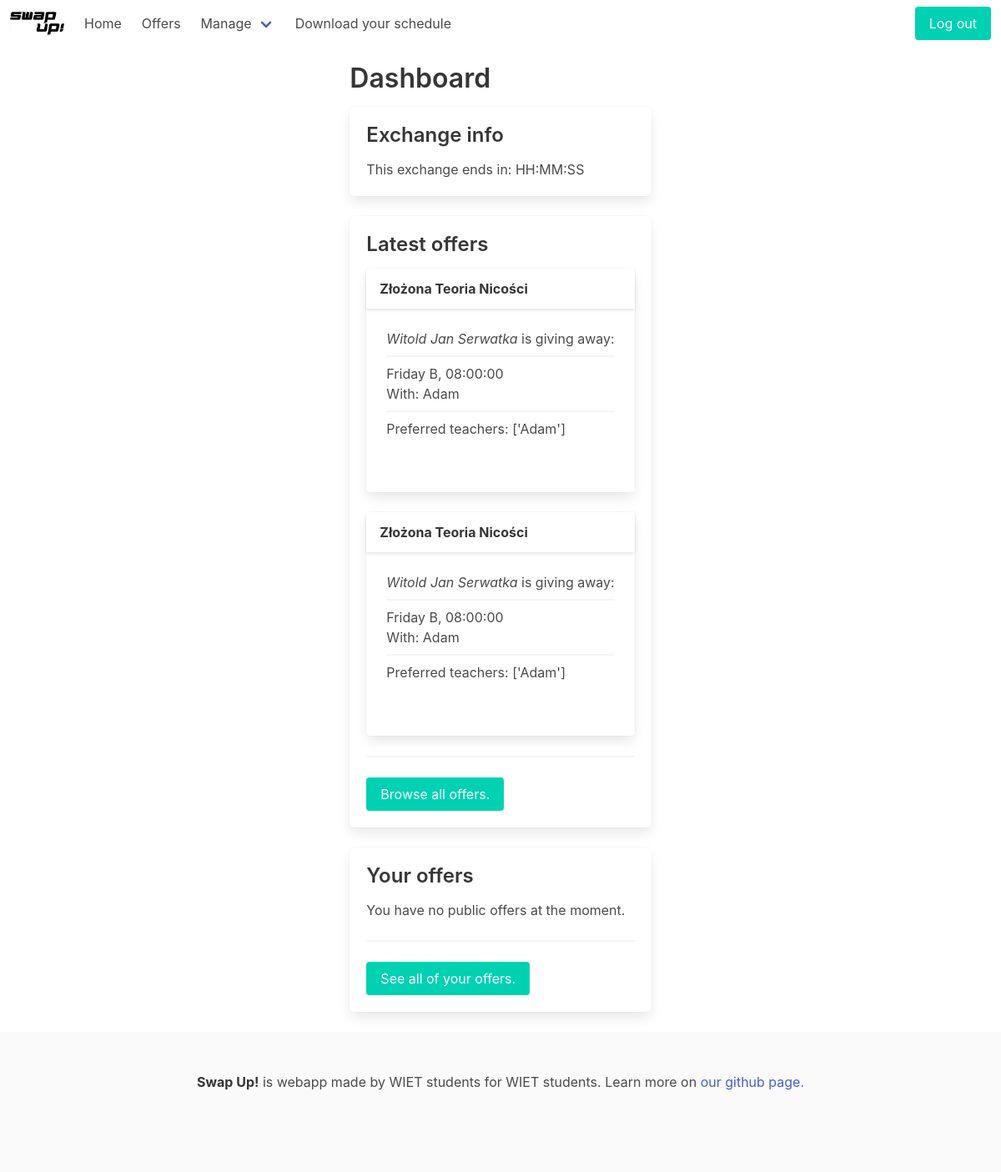
/exchange/ (signed in), run on the app's committed database.
### exchange/models.py (models this page shows, shortened)
class Subject(models.Model):
    subject_name = models.CharField(max_length=30, null=True)
    category = models.CharField(max_length=30, null=True)
    path = models.CharField(max_length=30, choices=PATHS, null=True)
    semester = models.IntegerField(choices=Semester.choices, null=True)
    mandatory = models.BooleanField(null=True)

class Teacher(models.Model):
    TITLES = [
        ('inż.', 'inżynier'),
        ('mgr. inż.', 'magister inżynier'),
        ('dr.', 'doktor'),
        ('dr. inż.', 'doktor inżynier')
    ]
    name = models.CharField(max_length=60, null=True)
    title = models.CharField(max_length=30, choices=TITLES, null=True)

### exchange/views.py (the view)
# urls.py: path('', views.dashboard, name='dashboard'),
@login_required()
def dashboard(request):
    try:
        latest_offers = Offer.objects.all().exclude(student=request.user.student)
        if len(latest_offers) > 3:
            latest_offers = latest_offers[:3]
        user_offers = Offer.objects.all().filter(student=request.user.student)
        if len(user_offers) > 3:
            user_offers = user_offers[:3]
        l_offers = [o.dictionary() for o in latest_offers]
        u_offers = [o.dictionary() for o in user_offers]
    except:
        l_offers = []
        u_offers = []
    finally:
            return render(request, 'exchange/dashboard.html', {"l_offers": l_offers, "u_offers": u_offers})

### exchange/templates/exchange/dashboard.html (shortened to what this page needs)
{% extends 'base.html' %}
{% block content %}
<div class="container content">
    <h1 class="hero">Dashboard</h1>
    <section class="box">
        <h3 class="hero">Exchange info</h3>
        <p>This exchange ends in: HH:MM:SS</p>
    </section>
    <section class="box">
        <h3 class="hero">Latest offers</h3>
        <div class="is-flex-direction-row">
            {% if l_offers %}
                {% for offer in l_offers %}
                <div class="card block">
                    <header class="card-header">
                    <p class="card-header-title">
                        {{ offer.subject }}
                    </p>
                    </header>
                    <div class="card-content">
                        <div class="content">
                            <em>{{offer.student}}</em> is giving away:
                            <hr class="my-2">
                            {{offer.time}} <br>
                            With: {{offer.teacher}}
                            <hr class="my-2">
                            {% if offer.preferred_days or offer.preferred_times or offer.preferred_teachers %}
                                {% if offer.preferred_teachers %}
                                    <p>Preferred teachers: {{offer.preferred_teachers}}</p>
                                {% endif %}
                            {% else %}
                                Anything
                            {% endif %}
                            <br>
                        </div>
                    </div>
                </div>
            {% endfor %}
          {% else %}
              <p>No offers available at the moment.</p>
          {% endif %}
        </div>
        <hr>
        <a href="{% url 'offers' %}" class="button is-primary">Browse all offers.</a>
    </section>
    <section class="box">
        <h3 class="hero">Your offers</h3>
        <div class="is-flex is-flex-direction-row">
            {% if u_offers %}
                {% for offer in u_offers %}
                <div class="card mx-2">
                    <header class="card-header">
                        <p class="card-header-title">
                            {{ offer.subject }}
                        </p>
                    </header>
                    <div class="card-content">
                        <div class="content">
                            <em>{{offer.student}}</em> is giving away:
                            <hr class="my-2">
                            {{offer.time}} <br>
                            With: {{offer.teacher}}
                            <hr class="my-2">
                            {% if offer.preferred_days or offer.preferred_times or offer.preferred_teachers %}
                                {% if offer.preferred_days %}
                                    <p>Preferred days: {{offer.preferred_days}}</p>
                                {% endif %}
                                {% if offer.preferred_times %}
                                    <p>Preferred times: {{offer.preferred_times}}</p>
                                {% endif %}
                                {% if offer.preferred_teachers %}
                                    <p>Preferred teachers: {{offer.preferred_teachers}}</p>
                                {% endif %}
                            {% else %}
                            Anything
                            {% endif %}
                            <br>
                        </div>
                    </div>
                </div>
                {% endfor %}
            {% else %}
                <p>You have no public offers at the moment.</p>
            {% endif %}
        </div>
        <hr>
        <a href="{% url 'user-offers' %}" class="button is-primary">See all of your offers.</a>
    </section>
</div>
{% endblock %}

### data on the page
Subject: subject "Złożona Teoria Nicości" "Złożona Teoria Nicości"
Teacher: teacher "Adam" "Adam"

### other printed values
{{ offer.student }} "Witold Jan Serwatka" "Witold Jan Serwatka"
{{ offer.time }} "Friday B, 08:00:00" "Friday B, 08:00:00"
{{ offer.preferred_teachers }} "['Adam']" "['Adam']"
